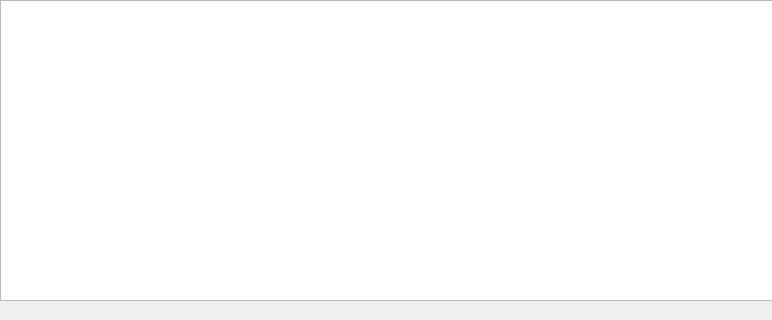
<?xml version="1.0" encoding="UTF-8"?>
<ui version="4.0">
 <class>LogsWidget</class>
 <widget class="QDockWidget" name="LogsWidget">
  <property name="geometry">
   <rect>
    <x>0</x>
    <y>0</y>
    <width>772</width>
    <height>320</height>
   </rect>
  </property>
  <property name="maximumSize">
   <size>
    <width>772</width>
    <height>524287</height>
   </size>
  </property>
  <property name="windowTitle">
   <string>DockWidget</string>
  </property>
  <widget class="QWidget" name="logsDockWidget">
   <property name="enabled">
    <bool>true</bool>
   </property>
   <property name="maximumSize">
    <size>
     <width>16777215</width>
     <height>16777215</height>
    </size>
   </property>
   <widget class="QTextBrowser" name="logsBrowser">
    <property name="geometry">
     <rect>
      <x>0</x>
      <y>0</y>
      <width>775</width>
      <height>301</height>
     </rect>
    </property>
    <property name="sizePolicy">
     <sizepolicy hsizetype="Fixed" vsizetype="Fixed">
      <horstretch>0</horstretch>
      <verstretch>0</verstretch>
     </sizepolicy>
    </property>
    <property name="minimumSize">
     <size>
      <width>775</width>
      <height>301</height>
     </size>
    </property>
   </widget>
  </widget>
 </widget>
 <resources/>
 <connections/>
</ui>
